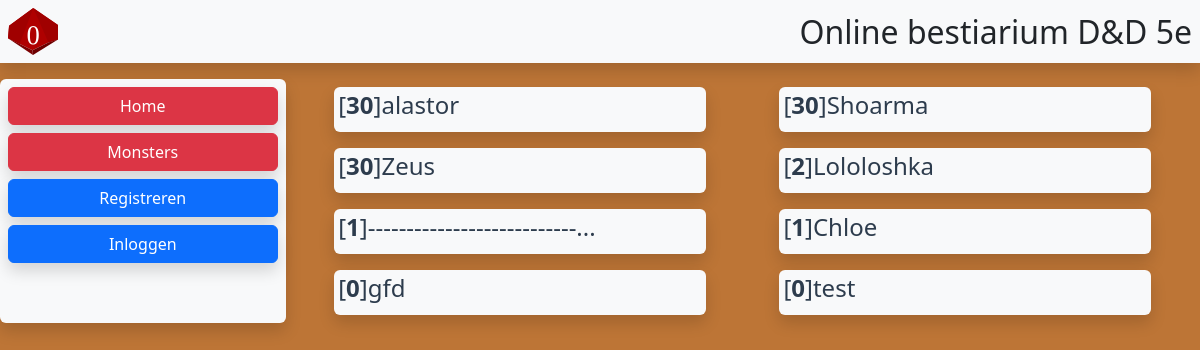
/DND_monsters/home.php, run on the app's committed database.
### tables this page shows
CREATE TABLE IF NOT EXISTS `monsters` (
  `idMonster` int NOT NULL AUTO_INCREMENT,
  `name` varchar(255) NOT NULL,
  `armor` int NOT NULL,
  `HP` int NOT NULL,
  `strength` int NOT NULL,
  `dexterity` int NOT NULL,
  `constitution` int NOT NULL,
  `intelligence` int NOT NULL,
  `wisdom` int NOT NULL,
  `charisma` int NOT NULL,
  `speed` int NOT NULL,
  `Danger` float NOT NULL,
  `Mastery_Bonus` int NOT NULL,
  `Immunities` varchar(2000) NOT NULL,
  `vulnerabilities` varchar(2000) NOT NULL,
  `actions` varchar(2000) NOT NULL,
  `idUser` int NOT NULL,
  PRIMARY KEY (`idMonster`),
  KEY `idUser` (`idUser`)
);

### DND_monsters/CRUDmonstersSysteem.php (the view, shortened to what this page needs)
<?php
class CRUD{
    private $serverConnectieData = ["localhost","root","","dnd_npc"];
    public function monstersRaeader(){
        $serverConnectieData = $this->serverConnectieData;
        try
        {
            $connectie = new \mysqli($serverConnectieData[0],$serverConnectieData[1],$serverConnectieData[2],$serverConnectieData[3]);
            $query = "SELECT idMonster,name,Danger FROM monsters";
            $statement = $connectie->prepare($query);
            if (!$statement->execute())
            {
                throw new \Exception($connectie->error);
            }
            $statement->bind_result($idMonster,$Naam,$danger);
            while($statement->fetch())
            {
                echo "<div class='bg-light rounded m-2 shadow' style='width: 31vw;'>
                            <a href='monster.php?monster=$idMonster'><h4 class='p-1 WW'>[<b>$danger</b>]".mb_strimwidth($Naam, 0, 30, "...")."</h4></a>
                    </div>";
            }
        }
        catch(\Exception $e)
        {
            echo "<div class='alert alert-warning'><h4>Oops: Is het iets met de Server!</h4></div>";
        }
        finally
        {
                if($statement){
                    $statement->close();
                }
                if($connectie){
                    $connectie->close();
                }
        }
    }
}

### DND_monsters/home.php (shortened to what this page needs)
<!DOCTYPE html>
<html lang="en">
<head>
    <?php
    require_once 'CRUDmonstersSysteem.php';
    $CRUD = new CRUD;
    ?>
    <link href="https://cdn.jsdelivr.net/npm/bootstrap@5.3.3/dist/css/bootstrap.min.css" rel="stylesheet">
    <link rel="stylesheet" href="css/styles.css">
</head>
<body class="bg-oranje">
    <header class="bg-light mb-3 shadow d-flex justify-content-between align-items-center">
        <img class="m-2" id="logo" src="img/diced10.svg" alt="logo" />
        <h2 class="m-2">Online bestiarium D&D 5e</h2>
    </header>
    <div class="d-flex">
        <div class="gap-2 W bg-light p-2 rounded shadow">
        <form class="d-grid mb-2" action="home.php">
                <button type="submit" class="shadow btn btn-danger">Home</button>
            </form>
            <form class="d-grid mb-2" action="home.php">
                <button type="submit" class="shadow btn btn-danger">Monsters</button>
            </form>
            <?php
            if(isset($_SESSION["login"])) {
                echo "<form class='d-grid mb-2' action='myMonsters.php'>
                        <button type='submit' class='shadow btn btn-danger'>My monsters</button>
                    </form>
                    <form class='d-grid mb-2' action='makeMonster.php'>
                        <button type='submit' class='shadow btn btn-primary'>Make monster</button>
                    </form>
                <form class='d-grid' action='home.php' method='post'>
                    <input type='hidden' name='uitloggen'>
                    <button type='submit' class='shadow btn btn-danger'>Uitloggen</button>
                </form>";
            }else{
                echo "<form class='d-grid mb-2' action='registreer.php'>
            <button type='submit' class='shadow btn btn-primary'>Registreren</button>
          </form>
          <form class='d-grid mb-2' action='login.php'>
            <button type='submit' class='shadow btn btn-primary'>Inloggen</button>
          </form>";
            }
            ?>
        </div>
        <div class="container-fluid">
            <div class="panel-monsters">
        <?php
        $CRUD->monstersRaeader();
        ?>
            </div>
        </div>
    </div>
</body>
</html>

### DND_monsters/css/styles.css (style rules this page uses)
#logo { width: 50px; animation-name: logo; animation-duration: 55s; animation-iteration-count: infinite; }
.W { width: 31vw; }
a { text-decoration: none; color: #2d3c4d; }
.bg-oranje { background-color: #bd7536; }
.panel-monsters { display: flex; flex-wrap:wrap; justify-content: space-around; }
.WW { word-wrap: break-word; }
h2:first-of-type { animation: showup 7s infinite; }

### data on the page
monsters: Danger "30", name "alastor"
monsters: Danger "30", name "Shoarma"
monsters: Danger "30", name "Zeus"
monsters: Danger "2", name "Lololoshka"
monsters: Danger "1", name "---------------------------..."
monsters: Danger "1", name "Chloe"
monsters: Danger "0", name "gfd"
monsters: Danger "0", name "test"
